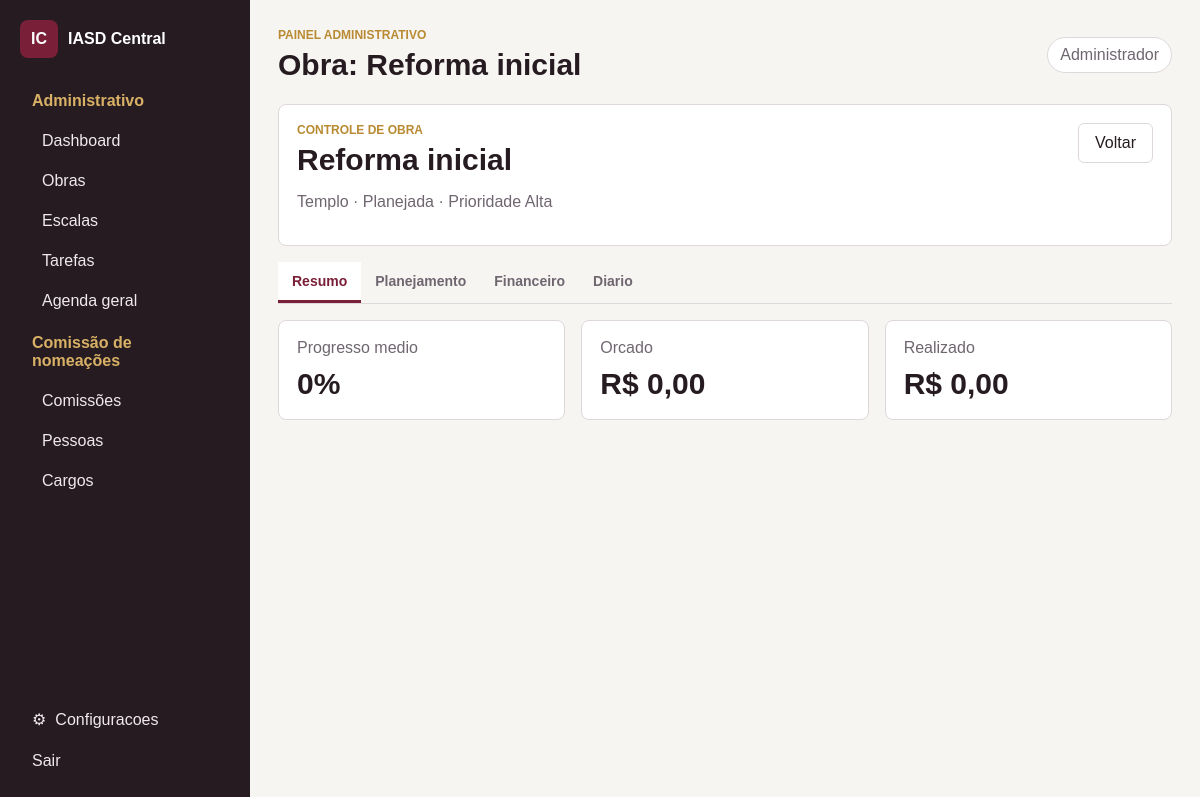
Screenshot of /obras/1 (signed in) with the database file from the repository.
### tables this page shows
CREATE TABLE IF NOT EXISTS menus (
  id INT(11) UNSIGNED NOT NULL,
  id_menu_pai INT(11) UNSIGNED NULL DEFAULT NULL,
  nome VARCHAR(120) NOT NULL,
  descricao VARCHAR(255) NULL DEFAULT NULL,
  rota VARCHAR(255) NOT NULL DEFAULT '',
  icone VARCHAR(80) NULL DEFAULT NULL,
  ordem INT(11) NOT NULL DEFAULT 0,
  status ENUM('Ativo','Inativo') NOT NULL DEFAULT 'Ativo',
  tipo ENUM('Separador','Tela') NOT NULL DEFAULT 'Tela',
  nivel VARCHAR(40) NULL DEFAULT NULL,
  chave_permissao VARCHAR(80) NULL DEFAULT NULL,
  created_at TIMESTAMP NULL DEFAULT NULL,
  updated_at TIMESTAMP NULL DEFAULT NULL,
  PRIMARY KEY (id),
  KEY menus_id_menu_pai_index (id_menu_pai),
  KEY menus_status_ordem_index (status, ordem),
  CONSTRAINT menus_id_menu_pai_foreign FOREIGN KEY (id_menu_pai) REFERENCES menus(id) ON DELETE SET NULL
);

CREATE TABLE IF NOT EXISTS users (
  id BIGINT UNSIGNED NOT NULL AUTO_INCREMENT,
  name VARCHAR(160) NOT NULL,
  username VARCHAR(80) NOT NULL,
  password VARCHAR(255) NOT NULL,
  status ENUM('Ativo','Inativo') NOT NULL DEFAULT 'Ativo',
  created_at TIMESTAMP NULL DEFAULT NULL,
  updated_at TIMESTAMP NULL DEFAULT NULL,
  PRIMARY KEY (id),
  UNIQUE KEY users_username_unique (username)
);

CREATE TABLE IF NOT EXISTS obras (
  id BIGINT UNSIGNED NOT NULL AUTO_INCREMENT,
  nome VARCHAR(160) NOT NULL,
  local VARCHAR(160) NULL DEFAULT NULL,
  descricao TEXT NULL,
  status ENUM('Planejada','Em andamento','Pausada','Concluida','Cancelada') NOT NULL DEFAULT 'Planejada',
  prioridade ENUM('Baixa','Media','Alta','Critica') NOT NULL DEFAULT 'Media',
  data_inicio_prevista DATE NULL DEFAULT NULL,
  data_fim_prevista DATE NULL DEFAULT NULL,
  created_by BIGINT UNSIGNED NULL DEFAULT NULL,
  created_at TIMESTAMP NULL DEFAULT NULL,
  updated_at TIMESTAMP NULL DEFAULT NULL,
  PRIMARY KEY (id),
  KEY obras_status_index (status),
  KEY obras_created_by_foreign (created_by),
  CONSTRAINT obras_created_by_foreign FOREIGN KEY (created_by) REFERENCES users(id) ON DELETE SET NULL
);

### resources/views/modules/obras/show.php (the view, shortened to what the rows shown need)
<section class="obra-detail-head panel no-margin">
    <div>
        <span class="eyebrow">Controle de obra</span>
        <h2><?= e($obra['nome']) ?></h2>
        <p class="muted"><?= e($obra['local'] ?: 'Local nao informado') ?> · <?= e($obra['status']) ?> · Prioridade <?= e($obra['prioridade']) ?></p>
    </div>
    <a class="button" href="<?= url('/obras') ?>">Voltar</a>
</section>
<nav class="module-tabs" data-tabs role="tablist" aria-label="Topicos da obra">
    <a id="tab-resumo" href="#resumo" role="tab" aria-controls="resumo" aria-selected="true">Resumo</a>
    <a id="tab-planejamento" href="#planejamento" role="tab" aria-controls="planejamento" aria-selected="false" tabindex="-1">Planejamento</a>
    <a id="tab-financeiro" href="#financeiro" role="tab" aria-controls="financeiro" aria-selected="false" tabindex="-1">Financeiro</a>
    <a id="tab-diario" href="#diario" role="tab" aria-controls="diario" aria-selected="false" tabindex="-1">Diario</a>
</nav>
<section id="resumo" class="grid cards-3 obra-summary-grid obra-tab-panel" role="tabpanel" aria-labelledby="tab-resumo" tabindex="0">
    <article class="card"><span>Progresso medio</span><strong><?= e(number_format($overview['progresso'], 0, ',', '.')) ?>%</strong></article>
    <article class="card"><span>Orcado</span><strong><?= e(money_br($overview['orcado'])) ?></strong></article>
    <article class="card"><span>Realizado</span><strong><?= e(money_br($overview['realizado'])) ?></strong></article>
</section>
    <?php
    $calendarTime = strtotime($planningCalendarMonth . '-01');
    ?>
    <?php $mem = $memorial ?? []; $area=(float)($mem['area_construida']??0); $floors=max(1,(int)($mem['pavimentos']??1)); ?>
    <?php $formItem = $editingItem ?? []; ?>

### app/Core/Router.php (shortened to what the rows shown need)
<?php
final class Router
{
    private array $routes = [];
    private function add(string $method, string $path, array $handler): void
    {
        $pattern = preg_replace('/\{([a-zA-Z_][a-zA-Z0-9_]*)}/', '(?P<$1>[0-9]+)', '/' . trim($path, '/'));
        $this->routes[] = [$method, '#^' . $pattern . '$#', $handler];
    }
    public function dispatch(Request $request): void
    {
        foreach ($this->routes as [$method, $pattern, $handler]) {
            if ($method !== $request->method() || !preg_match($pattern, $request->path(), $matches)) {
                continue;
            }
            $params = array_filter($matches, 'is_string', ARRAY_FILTER_USE_KEY);
            [$class, $action] = $handler;
            (new $class())->$action($request, ...array_values($params));
            return;
        }
    }
}

### resources/views/layouts/app.php (shortened to what the rows shown need)
<?php
$user = $user ?? null;
$menus = $menus ?? [];
$templateSettings = (new SettingsRepository())->all();
$fontFamilies = ['Arial' => 'Arial, Helvetica, sans-serif', 'Inter' => 'Inter, Arial, sans-serif', 'Georgia' => 'Georgia, serif', 'System' => 'system-ui, sans-serif'];
$templateFont = $fontFamilies[$templateSettings['font_family']] ?? $fontFamilies['Arial'];
?>
<!doctype html>
<html lang="<?= e($templateSettings['language']) ?>">
<head>
    <link rel="stylesheet" href="<?= asset('css/app.css') ?>">
</head>
<body class="admin-body density-<?= e($templateSettings['layout_density']) ?> theme-<?= e($templateSettings['theme_mode']) ?>" style="--brand: <?= e($templateSettings['brand_color']) ?>; --sidebar-bg: <?= e($templateSettings['sidebar_color']) ?>; --sidebar-width: <?= e($templateSettings['sidebar_width']) ?>px; --app-font: <?= e($templateFont) ?>;">
<aside class="sidebar" id="sidebar">
    <a class="brand" href="<?= url($user ? '/dashboard' : '/') ?>"><span>IC</span><strong>IASD Central</strong></a>
    <nav>
        <?php foreach ($menus as $item): ?>
            <?php if (($item['tipo'] ?? '') === 'Tela'): ?>
                <a href="<?= url((string) $item['rota']) ?>"><?= e($item['nome']) ?></a>
            <?php else: ?>
                <div class="nav-group">
                    <span><?= e($item['nome']) ?></span>
                    <?php foreach (($item['children'] ?? []) as $child): ?>
                        <a href="<?= url((string) $child['rota']) ?>"><?= e($child['nome']) ?></a>
                    <?php endforeach; ?>
                </div>
            <?php endif; ?>
        <?php endforeach; ?>
    </nav>
    <div class="sidebar-footer">
        <?php if ($user): ?>
            <a class="settings-link" href="<?= url('/configuracoes') ?>"><span aria-hidden="true">&#9881;</span> Configuracoes</a>
            <form method="post" action="<?= url('/logout') ?>"><?= Csrf::field() ?><button class="link-button">Sair</button></form>
        <?php else: ?>
            <a class="settings-link" href="<?= url('/') ?>">Voltar ao site</a>
        <?php endif; ?>
    </div>
</aside>
<main class="main">
    <header class="topbar">
        <div>
            <span class="eyebrow">Painel administrativo</span>
            <h1><?= e($title ?? 'Painel') ?></h1>
        </div>
        <span class="user-chip"><?= e($user['name'] ?? 'Acesso direto') ?></span>
    </header>
    <?= $content ?>
</main>
</body>
</html>

### rows the page displays
menus: nome "Administrativo"
menus: nome "Dashboard"
menus: nome "Obras"
menus: nome "Escalas"
menus: nome "Tarefas"
menus: nome "Agenda geral"
menus: nome "Comissão de nomeações"
menus: nome "Comissões"
menus: nome "Pessoas"
menus: nome "Cargos"
users: name "Administrador"
obras: nome "Reforma inicial", local "Templo", status "Planejada", prioridade "Alta"

### other values shown
$overview['progresso'] "0"
money_br($overview['orcado']) "R$ 0,00"
money_br($overview['realizado']) "R$ 0,00"
